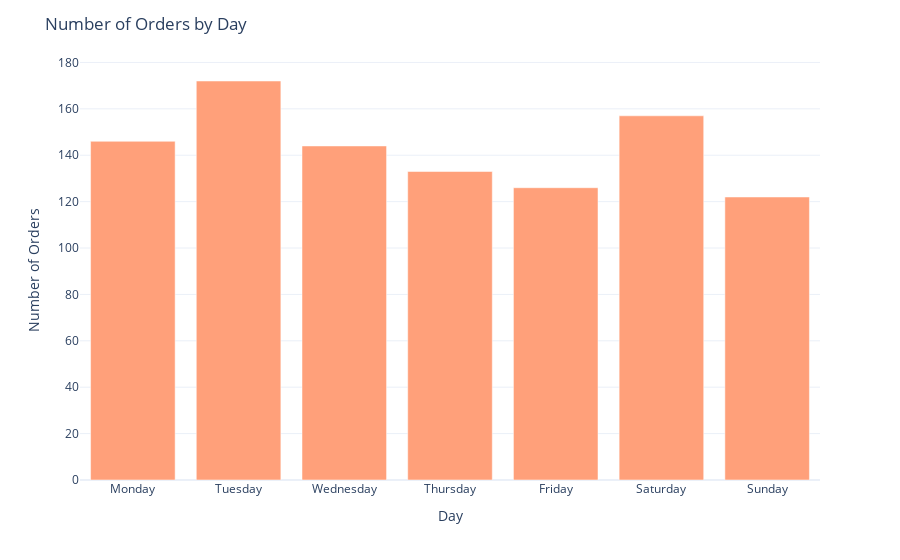

The notebook cell saved with this chart:
### Code cell
# Define the correct order of weekdays
weekday_order = ["Monday", "Tuesday", "Wednesday", "Thursday", "Friday", "Saturday", "Sunday"]

# Count orders per day and reset index
order_counts = df['Order Day'].value_counts().reset_index()

# Rename columns for clarity
order_counts.columns = ['Order Day', 'Number of Orders']

# Convert 'Order Day' to categorical type with ordered days
order_counts['Order Day'] = pd.Categorical(order_counts['Order Day'], categories=weekday_order, ordered=True)

# Sort by weekday order
order_counts = order_counts.sort_values('Order Day')
fig = px.bar(order_counts, x='Order Day', y='Number of Orders', labels={'Order Day': 'Day', 'Number of Orders': 'Number of Orders'}, color_discrete_sequence=['#FFA07A'])

fig.update_layout(title='Number of Orders by Day', template='plotly_white')
fig.show()

### Figure 1 — Plotly figure (JSON) as saved in the notebook; plotly's stock layout.template omitted (floating-point values rounded to 4 significant figures)
{"data": [{"alignmentgroup": "True", "hovertemplate": "Day=%{x}<br>Number of Orders=%{y}<extra></extra>", "legendgroup": "", "marker": {"color": "#FFA07A", "pattern": {"shape": ""}}, "name": "", "offsetgroup": "", "orientation": "v", "showlegend": false, "textposition": "auto", "type": "bar", "x": ["Monday", "Tuesday", "Wednesday", "Thursday", "Friday", "Saturday", "Sunday"], "xaxis": "x", "y": [146, 172, 144, 133, 126, 157, 122], "yaxis": "y"}], "layout": {"barmode": "relative", "legend": {"tracegroupgap": 0}, "margin": {"t": 60}, "title": {"text": "Number of Orders by Day"}, "xaxis": {"anchor": "y", "domain": [0, 1], "title": {"text": "Day"}}, "yaxis": {"anchor": "x", "domain": [0, 1], "title": {"text": "Number of Orders"}}}}
